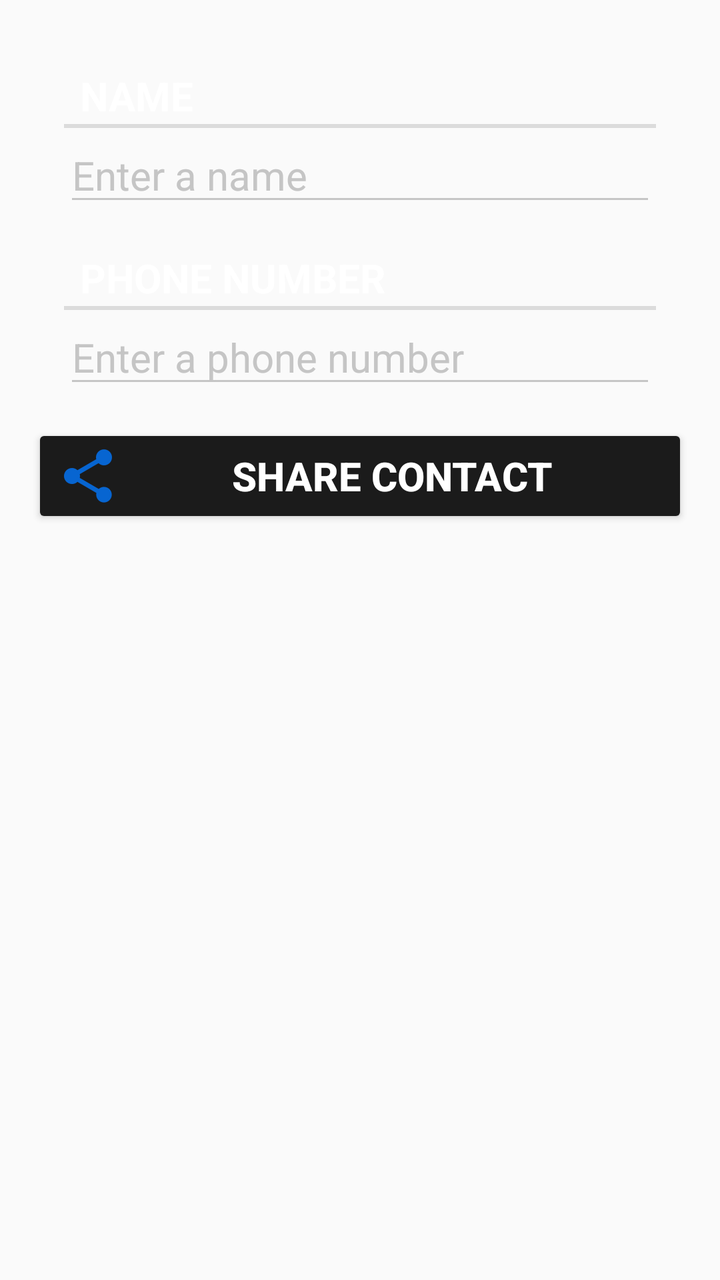
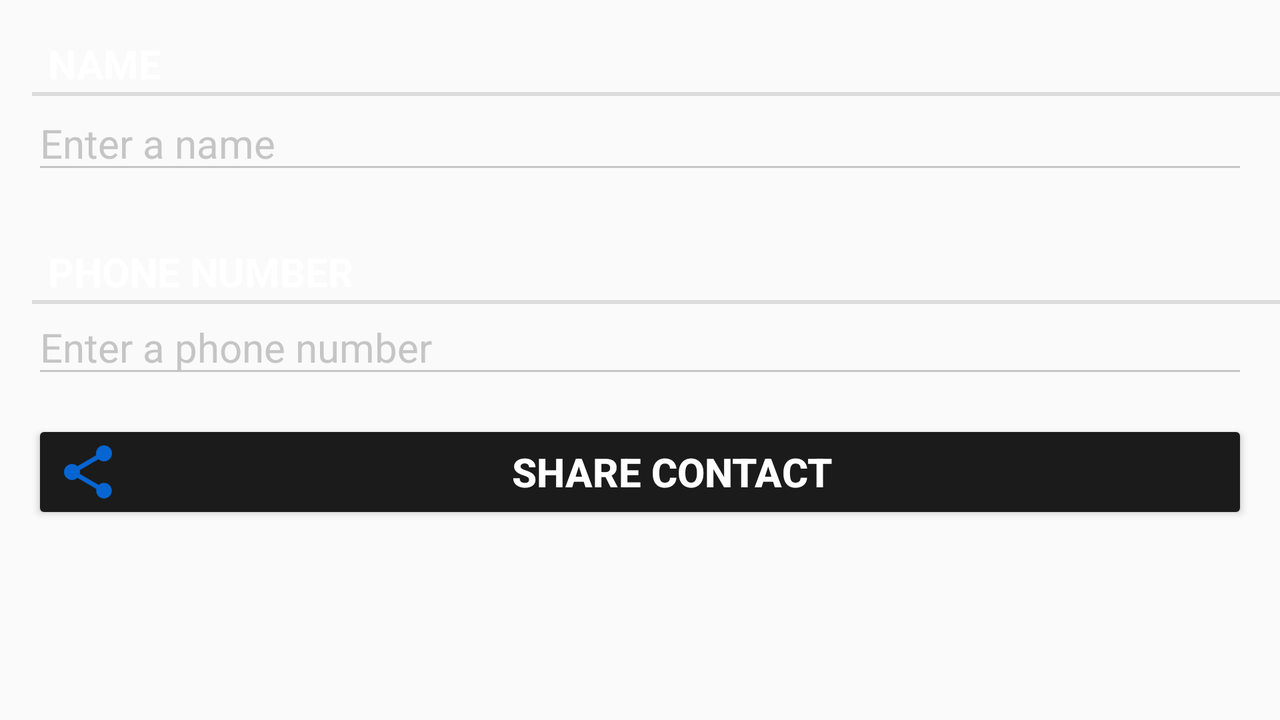

The same Android screen from two of the app's own layout files: first res/layout/ as a phone draws it, then the repository's variant for another configuration, drawn on a device whose configuration selects that folder. Both files follow.
<!-- AndroidManifest.xml: application theme AppTheme -->
<!-- res/layout/fragment_phonebook.xml -->
<LinearLayout xmlns:android="http://schemas.android.com/apk/res/android"
    xmlns:app="http://schemas.android.com/apk/res-auto"
    android:orientation="vertical"
    android:layout_width="match_parent"
    android:layout_height="match_parent"
    android:layout_margin="16dp">

    <LinearLayout
        android:layout_width="match_parent"
        android:layout_height="wrap_content"
        android:layout_marginStart="16dp"
        android:layout_marginEnd="16dp"
        android:layout_marginTop="16dp"
        android:orientation="horizontal">

        <LinearLayout
            android:layout_width="0dp"
            android:layout_height="wrap_content"
            android:layout_weight="1"
            android:orientation="vertical">

            <TextView
                style="?android:listSeparatorTextViewStyle"
                android:layout_width="match_parent"
                android:layout_height="wrap_content"
                android:textColor="@color/colorWhite"
                android:textStyle="bold"
                android:textSize="20sp"
                android:text="@string/phonebook_title_label"/>

            <EditText
                android:id="@+id/phonebook_title"
                android:layout_width="match_parent"
                android:layout_height="wrap_content"
                android:textColorHint="@color/colorGrey"
                android:backgroundTint="@color/colorGrey"
                android:textColor="@color/colorWhite"
                android:textSize="20sp"
                android:hint="@string/phonebook_title_hint"/>

        </LinearLayout>

    </LinearLayout>

    <LinearLayout
        android:layout_width="match_parent"
        android:layout_height="wrap_content"
        android:layout_marginTop="15dp"
        android:layout_marginStart="16dp"
        android:layout_marginEnd="16dp"
        android:orientation="vertical">

        <TextView
            style="?android:listSeparatorTextViewStyle"
            android:layout_width="match_parent"
            android:layout_height="wrap_content"
            android:textColor="@color/colorWhite"
            android:textStyle="bold"
            android:textSize="20sp"
            android:text="@string/phonebook_details_label"/>

        <EditText
            android:id="@+id/phonebook_details"
            android:layout_width="match_parent"
            android:layout_height="wrap_content"
            android:textColorHint="@color/colorGrey"
            android:backgroundTint="@color/colorGrey"
            android:textColor="@color/colorWhite"
            android:textSize="20sp"
            android:hint="@string/phonebook_details" />

    </LinearLayout>

    <Button
        android:id="@+id/phonebook_message"
        android:layout_width="match_parent"
        android:layout_height="wrap_content"
        android:drawableStart="@drawable/ic_message"
        android:drawableEnd="@drawable/ic_next"
        android:backgroundTint="@color/colorDarkGrey"
        android:textColor="@color/colorWhite"
        android:textSize="20sp"
        android:textStyle="bold"
        android:layout_marginTop="13dp"
        android:text="@string/phonebook_button"/>

</LinearLayout>
<!-- resources referenced by this layout -->
<resources>
  <color name="colorDarkGrey">#1b1b1b</color>
  <color name="colorGrey">#c5c5c5</color>
  <color name="colorWhite">#FFFF</color>
  <!-- drawable ic_message: png bitmap (drawable-hdpi, 757 bytes) -->
  <string name="phonebook_button">Share Contact</string>
  <string name="phonebook_details">Enter a phone number</string>
  <string name="phonebook_details_label">Phone Number</string>
  <string name="phonebook_title_hint">Enter a name</string>
  <string name="phonebook_title_label">Name</string>
  <style name="AppTheme" parent="Theme.AppCompat.Light.DarkActionBar">
          
          <item name="colorPrimary">@color/colorBlack</item>
          <item name="colorPrimaryDark">@color/colorDarkGrey</item>
          <item name="colorAccent">@color/colorAccent</item>
      </style>
  <color name="colorBlack">#000000</color>
  <color name="colorAccent">#FF4081</color>
</resources>
<!-- res/layout-land/fragment_phonebook.xml (the repository's variant of the layout above) -->
<!-- drawn on the phone turned sideways -->
<?xml version="1.0" encoding="utf-8"?>
<ScrollView
    xmlns:android="http://schemas.android.com/apk/res/android"
    android:layout_width="match_parent"
    android:layout_height="match_parent">

    <FrameLayout
        xmlns:android="http://schemas.android.com/apk/res/android"
        android:layout_width="match_parent"
        android:layout_height="match_parent">

        <LinearLayout
            android:layout_width="match_parent"
            android:layout_height="wrap_content"
            android:layout_marginStart="16dp"
            android:layout_marginTop="16dp"
            android:orientation="horizontal">

            <LinearLayout
                android:layout_width="0dp"
                android:layout_height="wrap_content"
                android:layout_weight="1"
                android:orientation="vertical">

                <TextView
                    style="?android:listSeparatorTextViewStyle"
                    android:layout_width="match_parent"
                    android:layout_height="wrap_content"
                    android:textColor="@color/colorWhite"
                    android:textStyle="bold"
                    android:textSize="20sp"
                    android:text="@string/phonebook_title_label"/>

                <EditText
                    android:id="@+id/phonebook_title"
                    android:layout_width="match_parent"
                    android:layout_height="wrap_content"
                    android:textColorHint="@color/colorGrey"
                    android:backgroundTint="@color/colorGrey"
                    android:textColor="@color/colorWhite"
                    android:hint="@string/phonebook_title_hint"
                    android:textSize="20sp"
                    android:layout_marginEnd="16dp"/>

            </LinearLayout>

        </LinearLayout>

        <LinearLayout
            android:layout_width="match_parent"
            android:layout_height="match_parent"
            android:layout_marginStart="16dp"
            android:layout_marginTop="120dp"
            android:orientation="horizontal">

            <TextView
                style="?android:listSeparatorTextViewStyle"
                android:layout_width="match_parent"
                android:layout_height="wrap_content"
                android:text="@string/phonebook_details_label"
                android:textColor="@color/colorWhite"
                android:textSize="20sp"
                android:textStyle="bold" />

        </LinearLayout>

        <LinearLayout
            android:layout_width="match_parent"
            android:layout_height="wrap_content"
            android:layout_marginStart="16dp"
            android:layout_marginTop="150dp"
            android:orientation="horizontal">

            <EditText
                android:id="@+id/phonebook_details"
                android:layout_width="match_parent"
                android:layout_height="wrap_content"
                android:layout_marginEnd="16dp"
                android:backgroundTint="@color/colorGrey"
                android:hint="@string/phonebook_details"
                android:textSize="20sp"
                android:textColor="@color/colorWhite"
                android:textColorHint="@color/colorGrey" />

        </LinearLayout>

        <Button
            android:id="@+id/phonebook_message"
            android:layout_width="match_parent"
            android:layout_height="wrap_content"
            android:layout_marginEnd="16dp"
            android:layout_marginStart="16dp"
            android:layout_marginTop="210dp"
            android:backgroundTint="@color/colorDarkGrey"
            android:drawableEnd="@drawable/ic_next"
            android:drawableStart="@drawable/ic_message"
            android:text="@string/phonebook_button"
            android:textSize="20sp"
            android:textColor="@color/colorWhite"
            android:textStyle="bold" />


    </FrameLayout>

</ScrollView>
